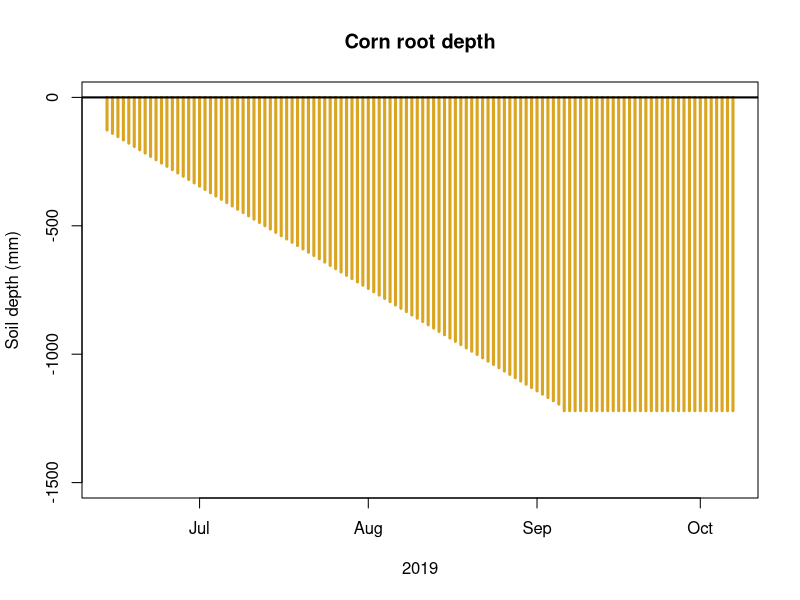
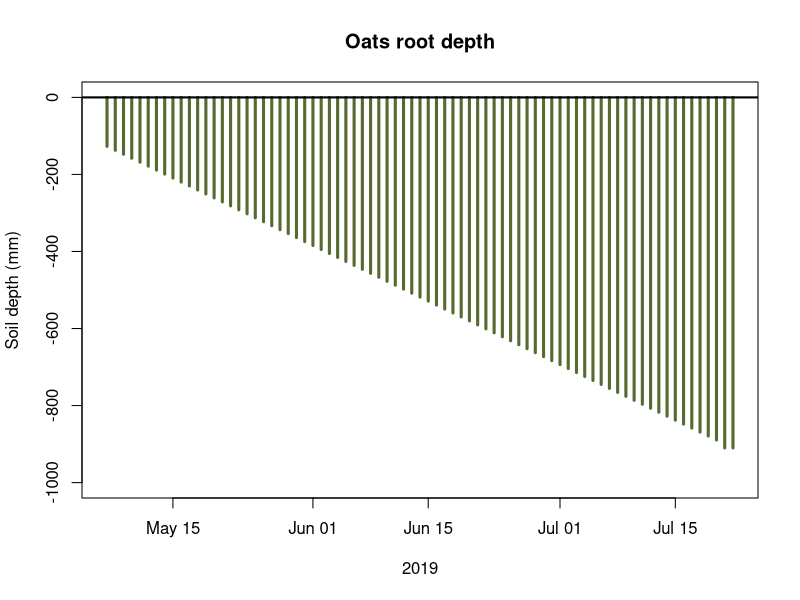

These charts were generated, in order, by the following R code:
### Root depth - Calculated using FAO 56 formula ###############################
# Ordinal dates: https://www.atmos.anl.gov/ANLMET/OrdinalDay.txt

library(writexl)

### Corn in Wellsville 2019 ###################################################
J_plant=158 # beginning of development period: June 7th
J_start=165 # beginning of Zr[i]>Zr_min: June 14th
J_max=250   # maximum root depth: September 7th
J_harv=280  # harvest date: october 7th
Zr_min=127  # minimum root depth (mm)
Zr_max=1220 # maximum root depth (mm)
J=J_start:J_max
Zr=Zr_min+(Zr_max-Zr_min)*(J-J_start)/(J_max-J_start) # root depth during growing season
Zr[(J_max-J_start):(J_harv-J_start+1)]=Zr_max # root depth after having reached max root depth

Dates=seq.Date(from=as.Date('2019-06-14'), to=as.Date('2019-10-07'), by='days')
CornRD=data.frame(Dates, Zr)
write_xlsx(CornRD, 'CornRD.2019.xlsx')

plot(Dates, -Zr, 
     type='h', col='goldenrod', lwd='3', ylim=c(-1500, 0),
     main='Corn root depth', ylab='Soil depth (mm)', xlab='2019')
abline(h=0, lwd=2)

### Oats in Wellsville 2019 ####################################################
J_plant=120 # beginning of development period: April 30th
J_start=127 # beginning of Zr[i]>Zr_min: May 7th
J_max=203   # maximum root depth: July 22nd
J_harv=203  # harvest date: July 22nd
Zr_min=127  # minimum root depth (mm)
Zr_max=910  # maximum root depth (mm)
J=J_start:J_max
Zr=Zr_min+(Zr_max-Zr_min)*(J-J_start)/(J_max-J_start) # root depth during growing season
Zr[(J_max-J_start):(J_harv-J_start+1)]=Zr_max # root depth after having reached max root depth

Dates=seq.Date(from=as.Date('2019-05-07'), to=as.Date('2019-07-22'), by='days')
OatsRD=data.frame(Dates, Zr)
write_xlsx(OatsRD, 'OatsRD.2019.xlsx')

plot(Dates, -Zr, 
     type='h', col='darkolivegreen', lwd='3', ylim=c(-1000, 0),
     main='Oats root depth', ylab='Soil depth (mm)', xlab='2019')
abline(h=0, lwd=2)

